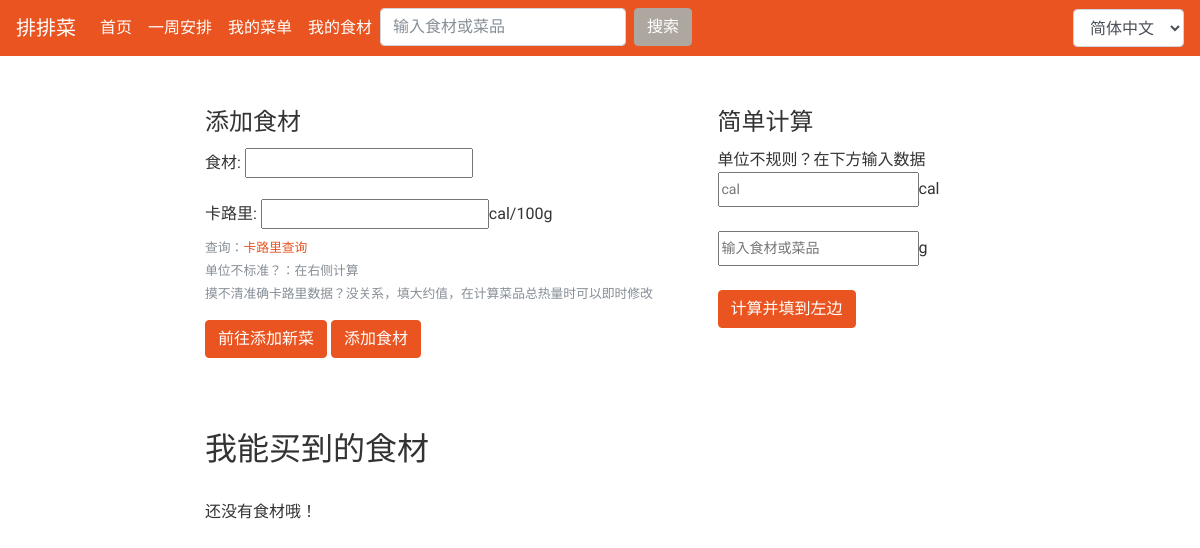
/ingredient/ (signed in), run on an earlier commit of the app's database.
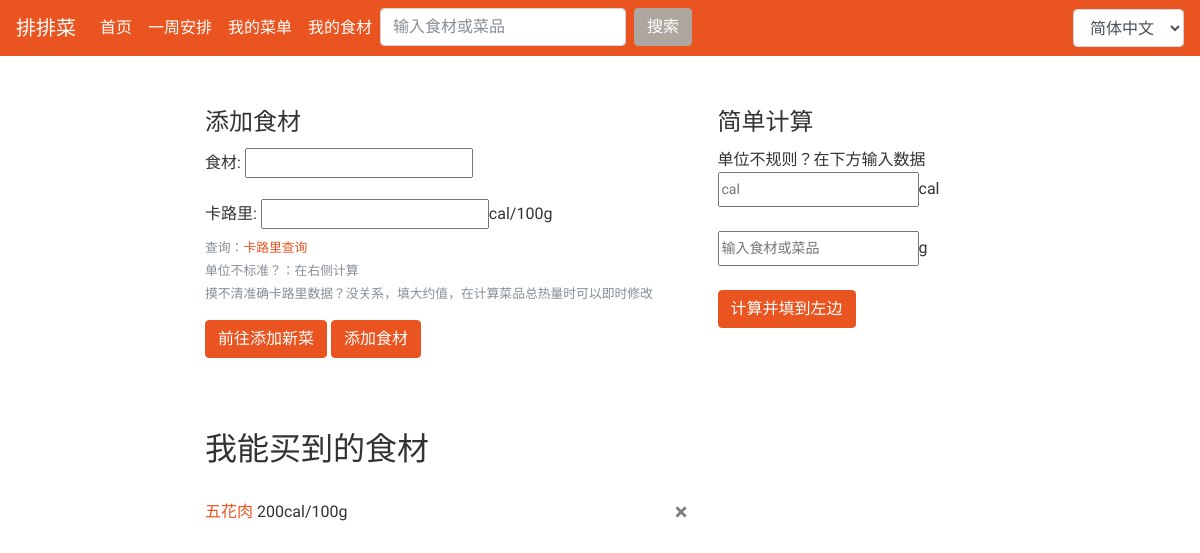
And on a later commit of the database.
### AutoGener/models.py (models this page shows, shortened)
class CanGet(models.Model):
    userid = models.IntegerField()
    name = models.CharField(max_length=10)
    cal = models.PositiveIntegerField()

### AutoGener/views.py (the view, shortened to what this page needs)
# urls.py: path('ingredient/', views.get_ingredient, name='ingredient')
@login_required
def get_ingredient(request):
    form = IngredientForm(auto_id="ingre_%s")
    ingredientlist = CanGet.objects.filter(userid=request.user.id)
    duplicate = ''
    context = {'ingredientlist': ingredientlist, 'form': form, 'duplicate': duplicate}
    return render(request, 'AutoGener/ingredientform.html', context)

### AutoGener/forms.py
class IngredientForm(forms.ModelForm):
    name = forms.CharField(max_length=10)
    cal = forms.NumberInput()
    class Meta:
        model = CanGet
        fields = ['name', 'cal']
        labels = {
            'name': '食材'
        }

### templates/AutoGener/ingredientform.html (shortened to what this page needs)
{% extends 'base.html' %}
{% load i18n %}
{% block main %}
<div class = "dishBlock">
  <form action="/ingredient/" method="post">
    <fieldset>
      <legend>{% trans "添加食材" %}</legend>
      <div class="form-group">
        <label for="exampleInputPassword1">{% trans "食材" %}:</label>
        {{ form.name }}
      </div>
      <div class="form-group">
        <label for="exampleInputPassword1">{% trans "卡路里" %}:</label>
        {{ form.cal }}cal/100g
        <small id="fileHelp" class="form-text text-muted">
          {% trans "查询" %}：<a href="http://www.boohee.com/food/" target="_blank">{% trans "卡路里查询" %}</a>
        </small>
        <small id="fileHelp" class="form-text text-muted">{% trans "单位不标准？：在右侧计算" %}</small>
        <small id="fileHelp" class="form-text text-muted">
          {% trans "摸不清准确卡路里数据？没关系，填大约值，在计算菜品总热量时可以即时修改" %}
        </small>
      </div>
      <a class="btn btn-primary" target="_blank" href="{% url 'AutoGener:dish' %}" >{% trans "前往添加新菜" %}</a>
      <button type="submit" class="btn btn-primary">{% trans "添加食材" %}</button>
    </fieldset>
  </form>
</div>
<br>
<br>
<br>
<div>
  <div>
  <h2>{% trans "我能买到的食材" %}</h2>
  <br>
  {% for ingre in ingredientlist %}
        <p> <a href="{% url 'AutoGener:dish_detail' ingre.name %}">{{ ingre.name }}</a> {{ ingre.cal }}cal/100g
          <a class="close" href="{% url 'AutoGener:ingre_delete' ingre.name %}" >&times;</a>
        </p>
  {% empty %}
    <div><p>{% trans "还没有食材哦" %}！</p></div>
  {% endfor %}
    </div>
</div>
{% endblock %}
{% block side %}
  <div>
  <legend>{% trans "简单计算" %}</legend>
    <p>{% trans "单位不规则？在下方输入数据" %}
    <br>
    <input id="calo" class="col-form-label col-form-label-sm" placeholder="cal" />cal
    <br>
    <br>
    <input id="weight" class="col-form-label col-form-label-sm" placeholder="{% trans '输入食材或菜品' %}" />g
    <br>
    <br>
    <button class="btn btn-primary" id="calculate" >{% trans "计算并填到左边" %}</button>
  </div>
{% endblock %}

What changed in the data, as far as the page shows it:
added CanGet: name "五花肉", cal "200"
Also different on the page:
text no longer shown: "还没有食材哦 ！"
